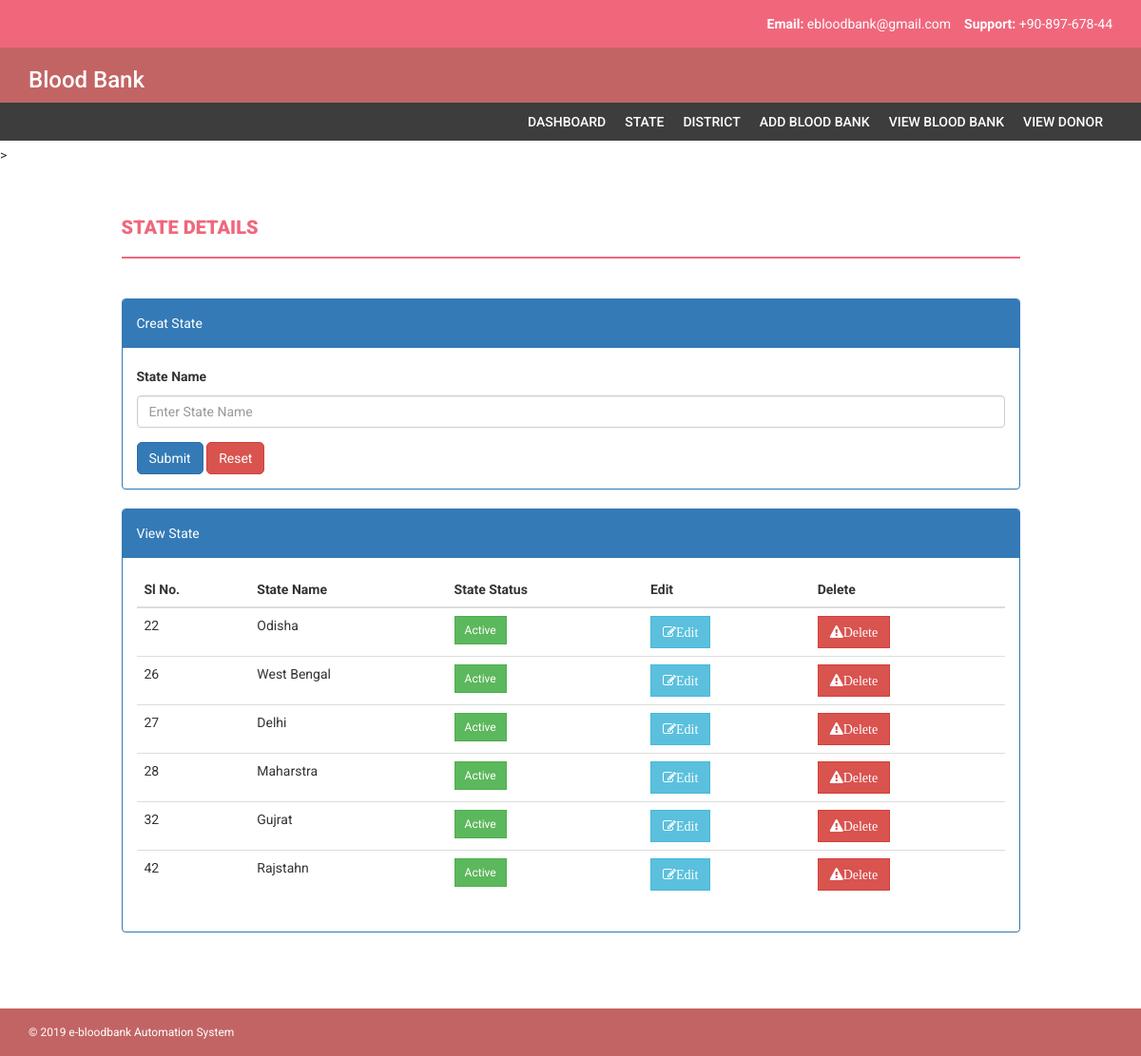
The page /admin/statedetails.php (signed in) on the database its author committed.
### tables this page shows
CREATE TABLE `statedetails` (
  `stateid` int(11) NOT NULL,
  `statename` varchar(50) NOT NULL,
  `status` varchar(50) NOT NULL DEFAULT 'Inactive'
);

### admin/statedetails.php (the view, shortened to what this page needs)
<?php
	include 'connectionstring.php';
?>
<!DOCTYPE html>
<html xmlns="http://www.w3.org/1999/xhtml">
<head>
    <link href="../assets/css/bootstrap.css" rel="stylesheet" />
    <link href="../assets/css/font-awesome.css" rel="stylesheet" />
    <link href="../assets/css/style.css" rel="stylesheet" />
</head>
<body>
    <header>
        <div class="container">
            <div class="row">
                <div class="col-md-12">
                    <strong>Email: </strong>ebloodbank@gmail.com
                    &nbsp;&nbsp;
                    <strong>Support: </strong>+90-897-678-44
                </div>
            </div>
        </div>
    </header>
   <div class="navbar navbar-inverse set-radius-zero">
        <div class="container">
            <div class="navbar-header">
                <h3 style="font-family: 'Roboto', sans-serif;color:#FFFFFF; width: 200px;" >Blood Bank</h3>
            </div>
        </div>
    </div>
     	<?php
			include "menusection.php";
		?>
     >
    <div class="content-wrapper">
      <div class="container">
           <div class="row">
            <div class="col-md-10 col-md-offset-1">
              <h4 class="page-head-line">State Details</h4>
            </div>
         </div>
         <div class="row">
          <div class="col-md-10 col-md-offset-1">
             </div>
      	  </div>
         <div class="row">
        	<div class="col-md-10 col-md-offset-1">
            </div>
      	</div>
         <div class="row">
           <div class="col-md-10 col-md-offset-1">
               <div class="panel panel-primary">
                  <div class="panel-heading">
                     Creat State
                   </div>
               <div class="panel-body">
               <form action='insertstate.php' method='post'>
  				  <div class="form-group">
    				 <label>State Name</label>
    					<input type="text" class="form-control" id="statename" name="statename" placeholder="Enter State Name" onKeyPress="return statenameValidation(event)" />
  				  </div>
                  		<input type="submit" name="submit" value="Submit" class="btn btn-primary" style=" border-radius: 5px;" onClick="return stateValidation()"/>
                        <input type="reset" value="Reset" class="btn btn-danger" style=" border-radius: 5px;" />
			   </form>
       		  </div>
   			 </div>
            </div>
          </div>
      <div class="row">
        <div class="col-md-10 col-md-offset-1">
          <div class="panel panel-primary">
            <div class="panel-heading">
               View State
            </div>
            <div class="panel-body">
              <div class="table-responsive">
                 <table class="table table-hover">
                   <thead>
                      <tr>
                         <th>Sl No.</th>
                         <th>State Name</th>
                         <th>State Status</th>
                         <th>Edit</th>
                         <th>Delete</th>
                       </tr>
                   </thead>
                 <tbody>
                 	<?php
							$statedetails="SELECT * FROM statedetails";
							$statedata=$conn->query($statedetails);
							foreach($statedata as $statevalue){
						?>
                     <tr>
                       <td><?php echo $statevalue['stateid']; ?></td>
                       <td><?php echo $statevalue['statename']; ?></td>
                       <?php
					   		if($statevalue['status']=='Active'){   ?>
							<td id="status"><a href="statestatus.php ? id=<?php echo $statevalue['stateid']; ?>" class="btn btn-success btn-sm"><?php echo $statevalue['status']; ?></a></td>
						 <?php }else{ ?>
                         <td id="status"><a href="statestatus.php ? id=<?php echo $statevalue['stateid']; ?>" class="btn btn-danger btn-sm"><?php echo $statevalue['status']; ?></a></td>
                        <?php } ?>
                       <td><a class="btn btn-info href="editstate.php ? id=<?php echo $statevalue['stateid']; ?>"><i class="fa fa-edit">Edit</i></a></td>
                       <td id="deleteState"><a class="btn btn-danger" href="deletestate.php ? id=<?php echo $statevalue['stateid']; ?>"><i class="fa fa-warning">Delete</i></a></td>
                     </tr>
                     <?php } ?>
                 </tbody>
                </table>
              </div>
            </div>
          </div>
       </div>
    </div>
 </div>
</div>
    	<?php
			include 'footer.php';
		?>
</body>
</html>

### assets/css/style.css (style rules this page uses)
body { font-family: 'Roboto', sans-serif; line-height: 30px; }
.set-radius-zero { border-radius: 0px; -moz-border-radius: 0px; -webkit-border-radius: 0px; }
.content-wrapper { margin-top: 40px; min-height: 600px; padding-bottom: 60px; }
.page-head-line { font-weight: 900; padding-bottom: 20px; border-bottom: 2px solid #F0677C; text-transform: uppercase; color: #F0677C; font-size: 20px; margin-bottom: 40px; }
.btn { border-radius: 0px; -webkit-border-radius: 0px; -moz-border-radius: 0px; }
header { background-color: #F0677C; color: #fff; padding: 10px; text-align: right; }
.navbar-inverse { background-color: #C36464; border-color: transparent; }
.navbar { margin-bottom: 0px; }

### rows shown on the page
statedetails: stateid "22", statename "Odisha", status "Active"
statedetails: stateid "26", statename "West Bengal", status "Active"
statedetails: stateid "27", statename "Delhi", status "Active"
statedetails: stateid "28", statename "Maharstra", status "Active"
statedetails: stateid "32", statename "Gujrat", status "Active"
statedetails: stateid "42", statename "Rajstahn", status "Active"
